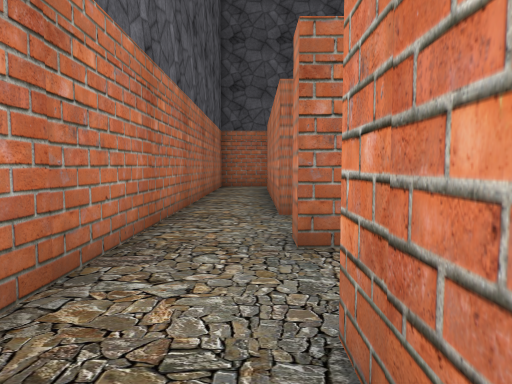
view 1 (above)

24 first-person views from a walk through a Unity game level. The camera is 1.3 m above the floor, tilts 4° down and sees 70° across. The floor is counted in squares, 1.8 m on a side. Each view is taken from the middle of a square. On the plan, view 1 faces up. The plan holds only what a view shows up to about 11 squares ahead; the rest is blank. The player character is not drawn. Some animated figures are left out. Some surface patterns are stand-ins.

view 2
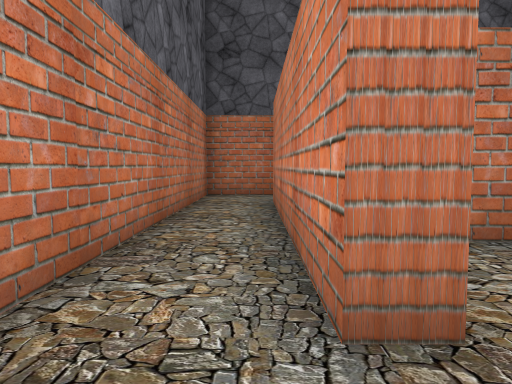

view 3
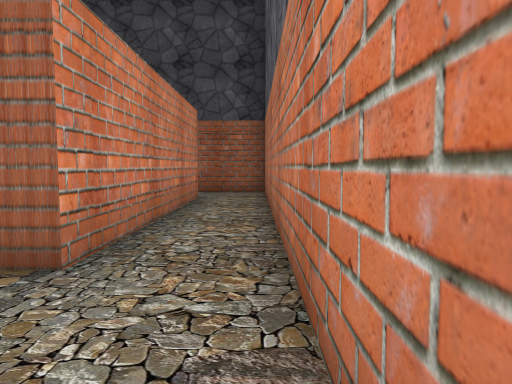

view 4
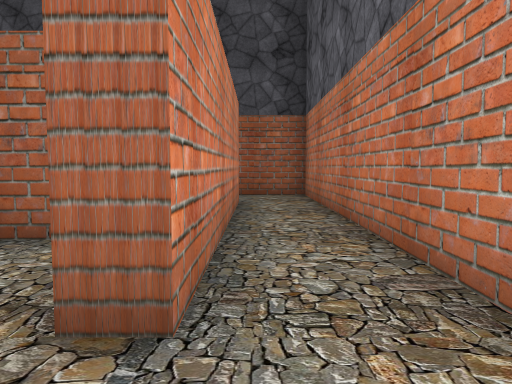

view 5
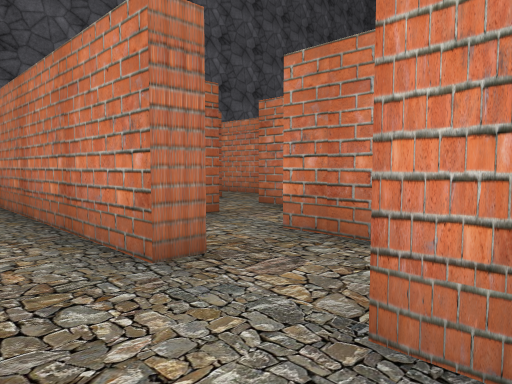

view 6
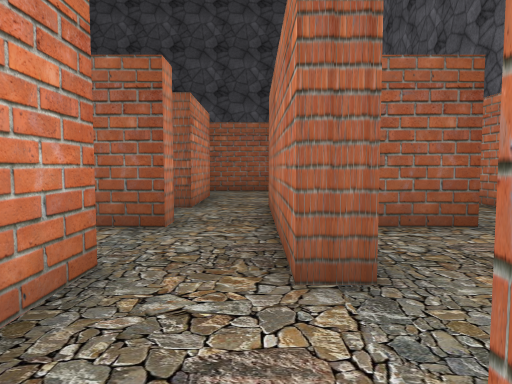

view 7
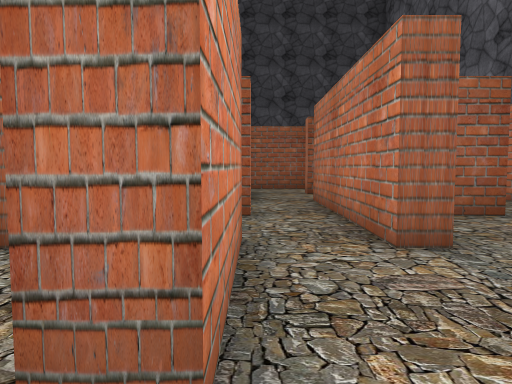

view 8
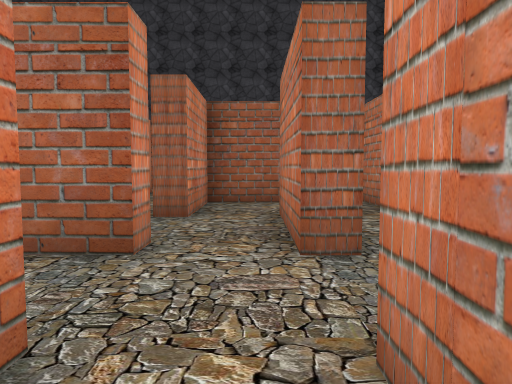

view 9
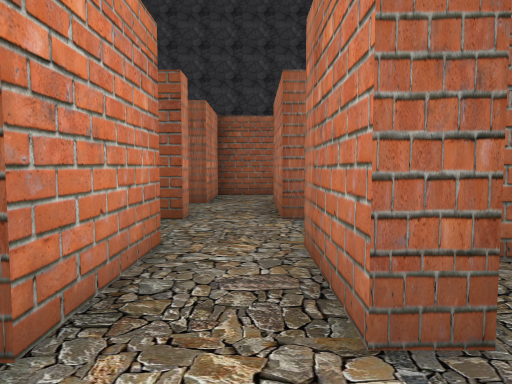

view 10
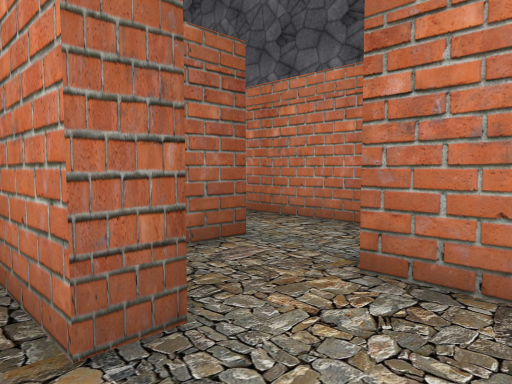

view 11
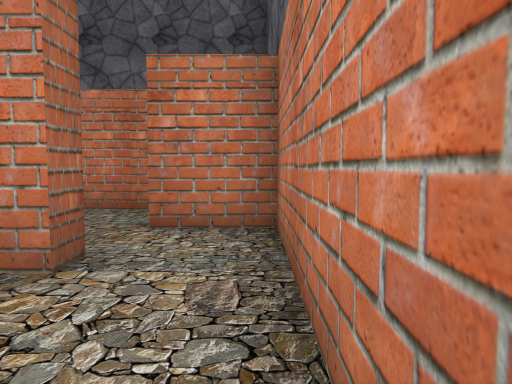

view 12
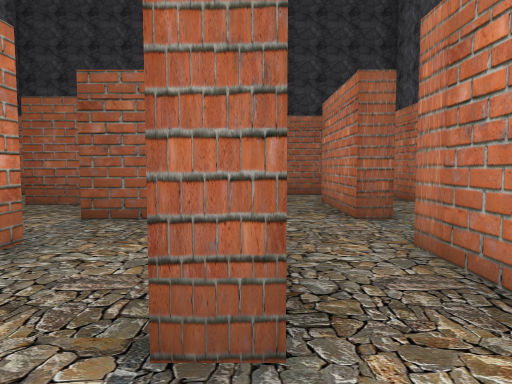

view 13
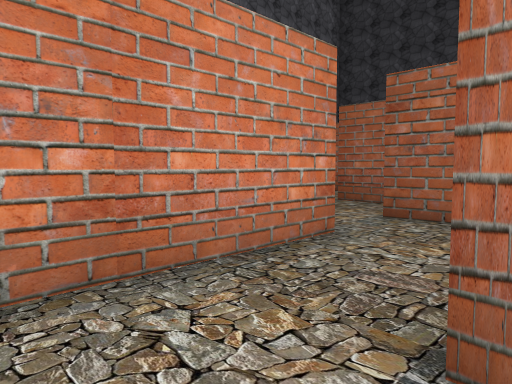

view 14
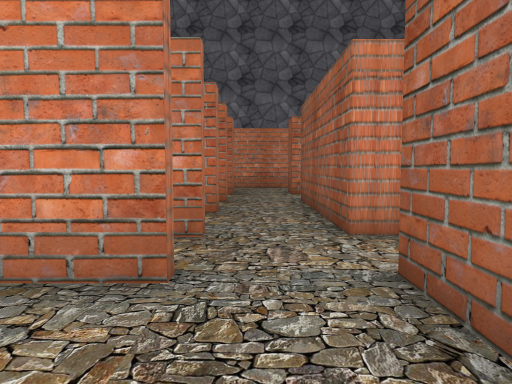

view 15
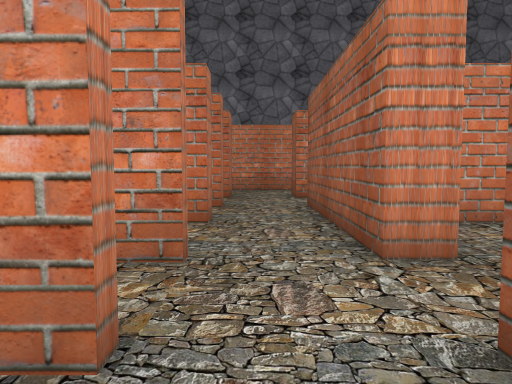

view 16
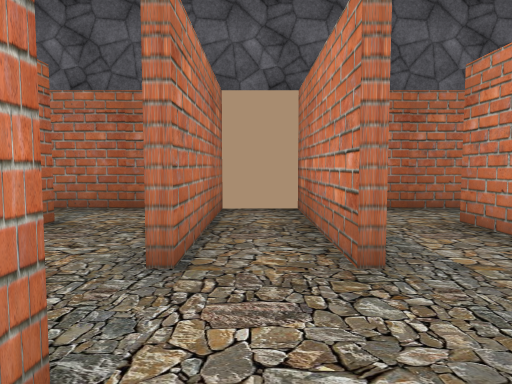

view 17
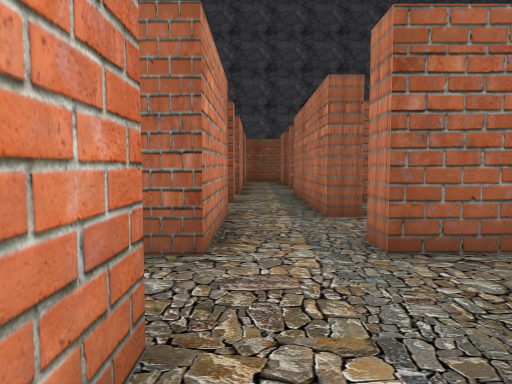

view 18
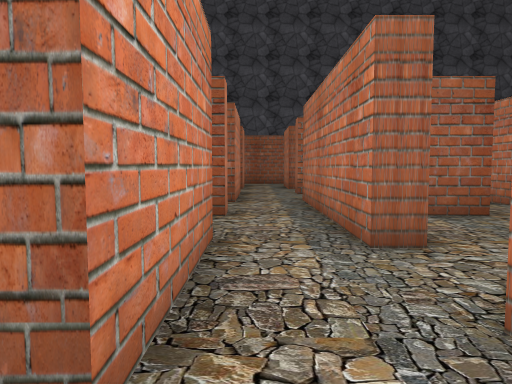

view 19
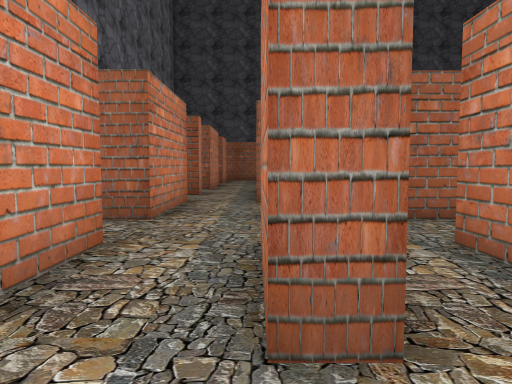

view 20
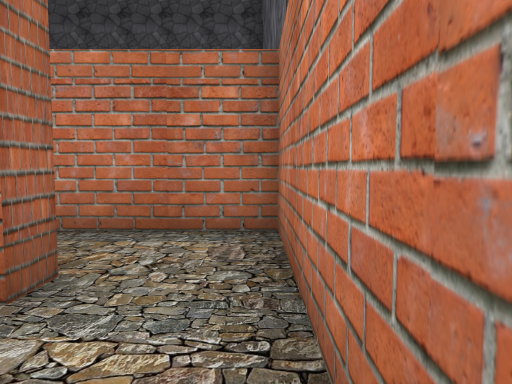

view 21
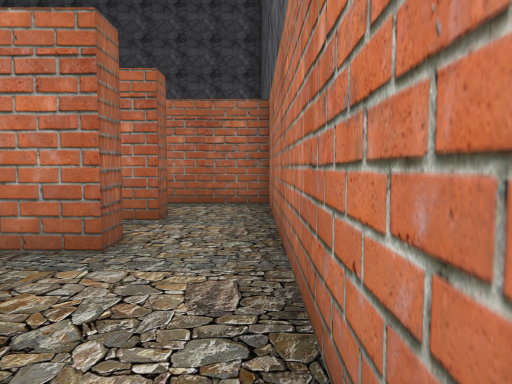

view 22
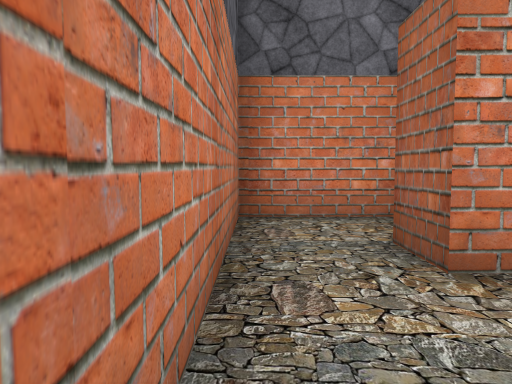

view 23
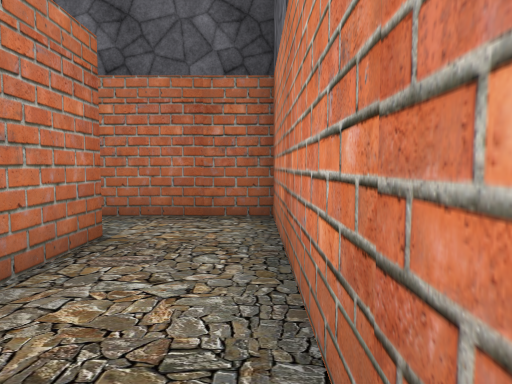

view 24
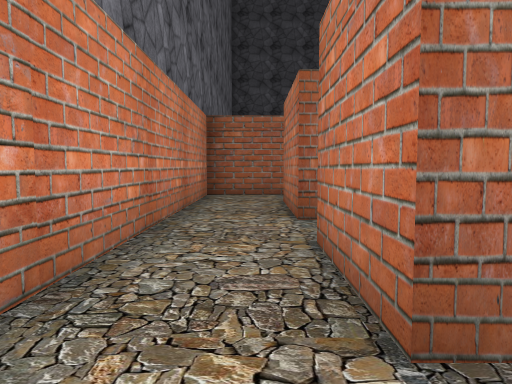

### Floor plan
Key: @ floor where view 1 was taken; # wall or solid block; x gap in a wall; . floor; O other object.
Columns run from 2 left of view 1 to 19 right of it. Each row starts with its distance up from view 1.
 14 ###  ######O##########
 13 #..  #....#.#........#
 12 #.. .#....#.#........#
 11 #..#..#.#.#.#.#.#.#..#
 10 #..#.##.#.#.#.#.#.#..#
  9 #..#.................#
  8 #..##..####.####..#..#
  7 #..#...#.  ...#...#..#
  6 #..#...#.  ##.#...#..#
  5 #....#..#    ...#....#
  4 #..###x##    .###.####
  3 #... #.      .  #.
  2 #... #.     #.  #.
  1 #..#...#        ..#
  0 #.@#...#        ..#
 -1 #..##..#       #..#
 -2 #..# ..         ..
 -3 #..# ##
 -4 #..#
 -5 #..
 -6 #..
 -7 ####

Where each view was taken, in squares from view 1:
view 1: 0 up, 0 right, facing up
view 2: 4 up, 0 right, facing up
view 3: 4 up, 1 left, facing down
view 4: 3 up, 0 right, facing down
view 5: 3 up, 1 left, facing up-right
view 6: 8 up, 3 right, facing down
view 7: 9 up, 4 right, facing down
view 8: 11 up, 5 right, facing down
view 9: 13 up, 5 right, facing down
view 10: 13 up, 5 right, facing down-left
view 11: 13 up, 7 right, facing left
view 12: 13 up, 6 right, facing down
view 13: 13 up, 6 right, facing down-right
view 14: 9 up, 6 right, facing right
view 15: 9 up, 7 right, facing right
view 16: 7 up, 9 right, facing up
view 17: 11 up, 15 right, facing down
view 18: 9 up, 15 right, facing down
view 19: 13 up, 14 right, facing down
view 20: 13 up, 14 right, facing left
view 21: 13 up, 17 right, facing left
view 22: 13 up, 13 right, facing right
view 23: 8 up, 18 right, facing up
view 24: 13 up, 17 right, facing down
